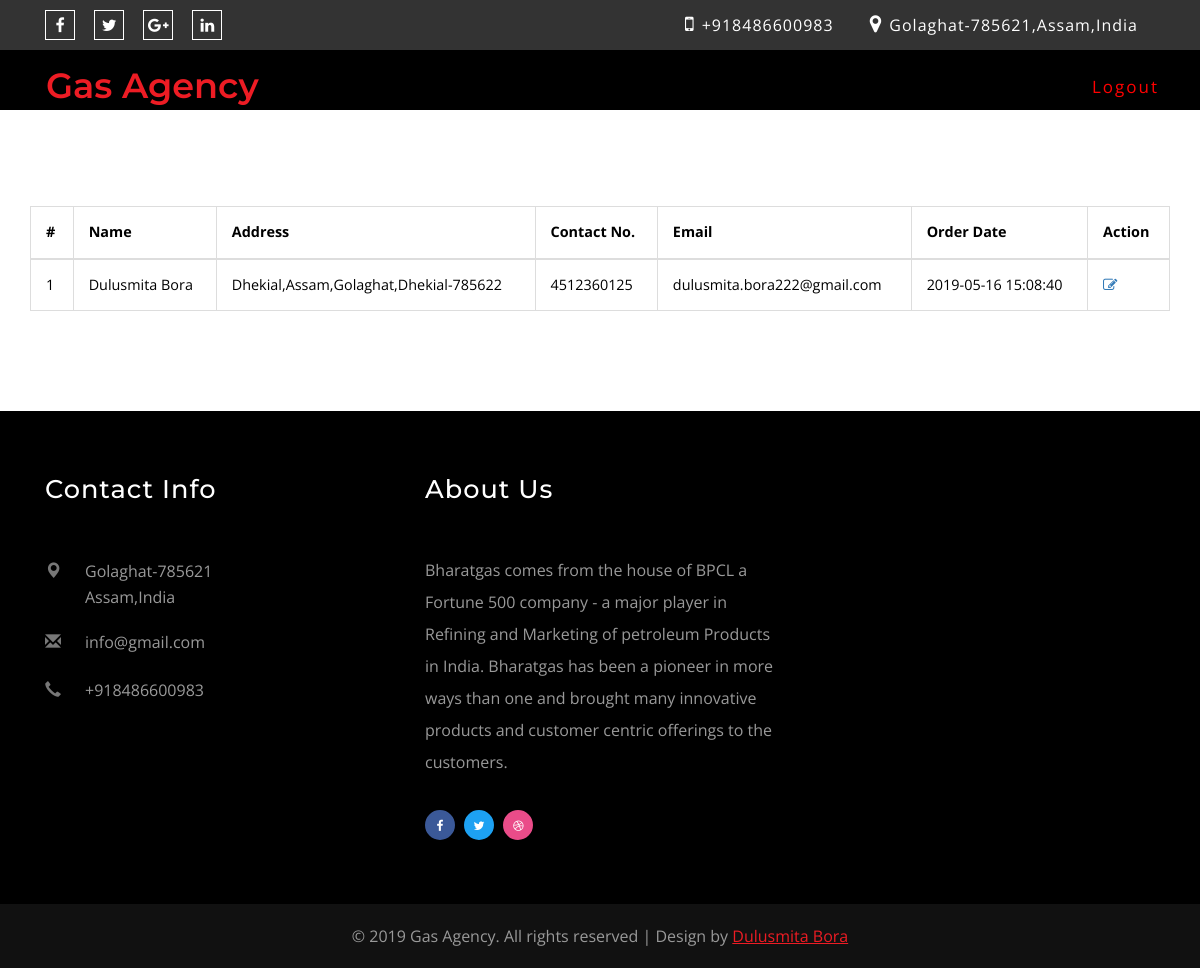
Screenshot of /pendingOrder.php (signed in) with the database file from the repository.
### tables this page shows
CREATE TABLE IF NOT EXISTS `orders` (
  `id` int(11) NOT NULL AUTO_INCREMENT,
  `userid` int(11) NOT NULL,
  `orderdate` timestamp NOT NULL DEFAULT CURRENT_TIMESTAMP,
  `paymentmethod` varchar(100) NOT NULL,
  `status` varchar(100) DEFAULT NULL,
  PRIMARY KEY (`id`)
);

CREATE TABLE IF NOT EXISTS `connection` (
  `id` int(255) NOT NULL AUTO_INCREMENT,
  `userid` int(11) NOT NULL,
  `name` varchar(100) NOT NULL,
  `dob` varchar(100) NOT NULL,
  `fname` varchar(100) NOT NULL,
  `mname` varchar(100) NOT NULL,
  `spname` varchar(100) NOT NULL,
  `gender` varchar(30) NOT NULL,
  `address` varchar(255) NOT NULL,
  `state` varchar(100) NOT NULL,
  `district` varchar(100) NOT NULL,
  `city` varchar(100) NOT NULL,
  `pin` bigint(20) NOT NULL,
  `cno` bigint(20) NOT NULL,
  `email` varchar(100) NOT NULL,
  `poi` varchar(255) NOT NULL,
  `cardNo` bigint(20) NOT NULL,
  `subsidy` varchar(25) NOT NULL,
  `bank` varchar(100) NOT NULL,
  `accNo` varchar(255) NOT NULL,
  `photo` varchar(255) NOT NULL,
  `sign` varchar(2555) NOT NULL,
  `user_email_status` varchar(100) NOT NULL,
  PRIMARY KEY (`id`)
);

### pendingOrder.php (the view, shortened to what this page needs)
<?php
include('includes/config.php');
 ?>
<!DOCTYPE html>
<html lang="en">
<head>
<link href="css/bootstrap.css" rel="stylesheet" type="text/css" media="all" />
<link href="css/style.css" rel="stylesheet" type="text/css" media="all" />
<link href="css/font-awesome.css" rel="stylesheet">
<link rel="stylesheet" href="css/jquery-ui.css" />
<link href="css/bookingstyle.css" rel="stylesheet" type="text/css" media="all"/>
</head>
<body>
				<div class="top">
					<div class="container">
							<div class="col-md-6 top-middle">
								<ul>
									<li><a href="#"><i class="fa fa-facebook"></i></a></li>
									<li><a href="#"><i class="fa fa-twitter"></i></a></li>
									<li><a href="#"><i class="fa fa-google-plus"></i></a></li>
									<li><a href="#"><i class="fa fa-linkedin"></i></a></li>
								</ul>
							</div>
							<div class="col-md-6 top-left">
								<ul>
									<li><i class="fa fa-mobile" aria-hidden="true"></i> +918486600983</li>
									<li><i class="fa fa-map-marker" aria-hidden="true"></i> Golaghat-785621,Assam,India</li>
								</ul>
							</div>
							<div class="clearfix"></div>
					</div>
				</div>
				<div class="top-bar">
				<div class="container">
					<div class="header">
						<nav class="navbar navbar-default">
							<div class="navbar-header navbar-left">
								<h1><a class="navbar-brand" href="dashboard.php">Gas Agency</span></a></h1>
							</div>
							<div class="collapse navbar-collapse navbar-right" id="bs-example-navbar-collapse-1">
								<nav class="cl-effect-15" id="cl-effect-15">
									<ul class="nav navbar-nav">
										<li><a href="includes/logout.php" style="color: #f00;">Logout</a></li>
									</ul>
								</nav>
							</div>
						</nav>
				</div>
			</div>
		</div>
	<div class="two-grids">
		<div class="container">
			<div class="bs-docs-example">
				<table class="table table-bordered">
					<thead>
						<tr>
							<th>#</th>
							<th>Name</th>
							<th>Address</th>
							<th>Contact No.</th>
							<th>Email</th>
							<th>Order Date</th>
							<th>Action</th>
						</tr>
					</thead>
					<tbody>
<?php
$status='Delivered';
$query=mysqli_query($conn,"select connection.name as name,connection.address as address,connection.state as state,connection.district as district,connection.city as city,connection.pin as pin,connection.cno as cno,connection.email as email,orders.orderdate as odate,orders.id as id from orders join connection on orders.userid=connection.userid where orders.status!='$status' or orders.status is null");
$cnt=1;
while($row=mysqli_fetch_array($query))
{
?>
						<tr>
							<td><?php echo $cnt;?></td>
							<td><?php echo $row['name'];?></td>
							<td><?php echo ($row['address'].",".$row['state'].",".$row['district'].",".$row['city']."-".$row['pin']); ?></td>
							<td><?php echo $row['cno']; ?></td>
							<td><?php echo $row['email']; ?></td>
							<td><?php echo $row['odate']; ?></td>
							<td><a href="updateorder.php?oid=<?php echo htmlentities($row['id']);?>" title="Update order" target="_blank"><i class="fa fa-edit"></i></td>
						</tr>
<?php $cnt=$cnt+1;} ?>
					</tbody>
				</table>
			</div>
		</div>
	</div>
	<div class="footer">
		<div class="container">
			<div class="col-md-4 agile_footer_grid">
				<h3>Contact Info</h3>
				<ul class="w3_address">
					<li><i class="glyphicon glyphicon-map-marker" aria-hidden="true"></i>Golaghat-785621 <span>Assam,India</span></li>
					<li><i class="glyphicon glyphicon-envelope" aria-hidden="true"></i><a href="mailto:info@gmail.com">info@gmail.com</a></li>
					<li><i class="glyphicon glyphicon-earphone" aria-hidden="true"></i>+918486600983</li>
				</ul>
			</div>
			<div class="col-md-4 agile_footer_grid">
				<h3>About Us</h3>
				<p>Bharatgas comes from the house of BPCL a Fortune 500 company - a major player in Refining and Marketing of petroleum Products in India.
Bharatgas has been a pioneer in more ways than one and brought many innovative products and customer centric offerings to the customers.</p>
				<ul class="agileits_social_list">
					<li><a href="#" class="w3_agile_facebook"><i class="fa fa-facebook" aria-hidden="true"></i></a></li>
					<li><a href="#" class="agile_twitter"><i class="fa fa-twitter" aria-hidden="true"></i></a></li>
					<li><a href="#" class="w3_agile_dribble"><i class="fa fa-dribbble" aria-hidden="true"></i></a></li>
				</ul>
			</div>
		</div>
	</div>
	<div class="agileinfo_copyright">
		<p>© 2019 Gas Agency. All rights reserved | Design by <a href="http://w3layouts.com/">Dulusmita Bora</a></p>
	</div>
</body>
</html>

### css/bookingstyle.css (style rules this page uses)
body { font-size: 100%; font-family: 'Open Sans', sans-serif; background:#ffffff; margin: 0; }

### rows the page displays
orders: connection.name "Dulusmita Bora", connection.address "Dhekial", connection.state "Assam", connection.district "Golaghat", connection.city "Dhekial", connection.pin "785622", connection.cno "4512360125", connection.email "dulusmita.bora222@gmail.com", orderdate "2019-05-16 15:08:40"
